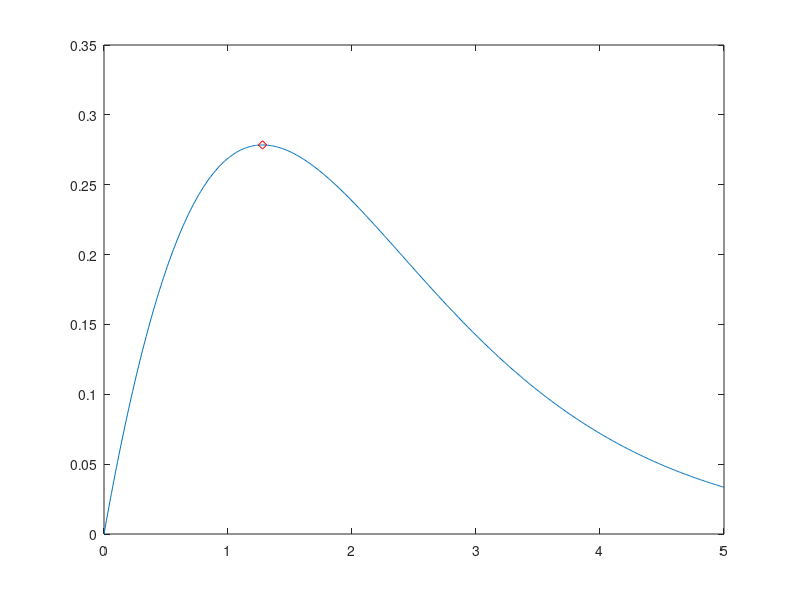

Recreate this plot in MATLAB.
% To find the optimal solution to exp(-x) * x / (1 + exp(-x))
% The gradient = exp(-x) * (1 + exp(-x) - x) / (1 + exp(-x))^2
 
%% Bisection method
xl = 0;
xr = 5;
while xr - xl > 10^(-5) 
    xm = 0.5 * (xl + xr);
    % We only care about the sign of the gradient
    if (1 + exp(-xm) - xm) > 0 
        xl = xm;
    else
        xr = xm;
    end
end
solution = xm 

%% Golden section method

xl = 0;
xr = 5;
phi = (3 - sqrt(5)) / 2;
while xr - xl > 10^(-5)
    x1 = phi * xr + (1 - phi) * xl;
    x2 = phi * xl + (1 - phi) * xr;
    if  exp(-x1) * x1 / (1 + exp(-x1)) <  exp(-x2) * x2 / (1 + exp(-x2))
        xl = x1;
    else
        xr = x2;
    end
end
solution = (xl + xr) / 2

%% Plot the result

plotx = 0:0.01:5;
ploty = exp(-plotx) .* plotx ./ (1 + exp(-plotx));
plot(plotx, ploty);
hold on;
plot(solution, exp(-solution) * solution / (1 + exp(-solution)),'rd');
